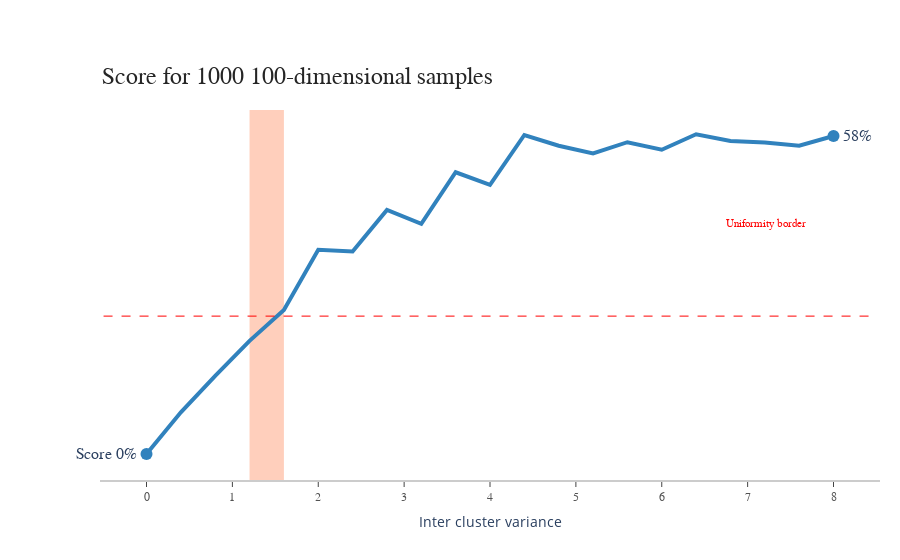

Source (notebook cell):
### Code cell
pretty_blue = 'rgb(49,130,189)'
label = 'Score'
x_data = np.arange(0.0, 8.1, 0.4)
y_data = []
for std in x_data:
    blobs, _ = make_blobs(n_samples=25, centers=3, random_state=42, cluster_std=std)
    hs = hopkins(blobs, 25)
    y_data.append(hs)
y_data = np.array(y_data)

fig = go.Figure()

fig.add_trace(go.Scatter(x=x_data, y=y_data, mode='lines',
    name=label,
    line=dict(color=pretty_blue, width=4),
    connectgaps=True,
))

# endpoints
fig.add_trace(go.Scatter(
    x=[x_data[0], x_data[-1]],
    y=[y_data[0], y_data[-1]],
    mode='markers',
    marker=dict(color=pretty_blue, size=12)
))

fig.update_layout(
    xaxis=dict(
        showline=True,
        showgrid=False,
        showticklabels=True,
        linecolor='rgb(204, 204, 204)',
        linewidth=2,
        ticks='outside',
        tickfont=dict(
            family='Arial',
            size=12,
            color='rgb(82, 82, 82)',
        ),
    ),
    yaxis=dict(
        showgrid=False,
        zeroline=False,
        showline=False,
        showticklabels=False,
    ),
    autosize=False,
    margin=dict(
        autoexpand=False,
        l=100,
        r=20,
        t=110,
    ),
    showlegend=False,
    plot_bgcolor='white'
)
annotations = []

# labeling the left_side of the plot
annotations.append(dict(xref='paper', x=0.05, y=y_data[0],
                              xanchor='right', yanchor='middle',
                              text=label + f' {y_data[0] * 100:.0f}%',
                              font=dict(family='Arial',
                                        size=16),
                              showarrow=False))
# labeling the right_side of the plot
annotations.append(dict(xref='paper', x=0.95, y=y_data[-1],
                              xanchor='left', yanchor='middle',
                              text=f'{y_data[-1] * 100:.0f}%',
                              font=dict(family='Arial',
                                        size=16),
                              showarrow=False))

# Title
annotations.append(dict(xref='paper', yref='paper', x=0.0, y=1.05,
                              xanchor='left', yanchor='bottom',
                              text="Score for 1000 100-dimensional samples",
                              font=dict(family='Arial',
                                        size=24,
                                        color='rgb(37,37,37)'),
                              showarrow=False))

annotations.append(dict(xref='paper', yref='paper', x=0.8, y=0.67,
                              xanchor='left', yanchor='bottom',
                              text="Uniformity border",
                              font=dict(family='Arial',
                                        size=11,
                                        color='red'),
                              showarrow=False))

fig.add_shape(type="line",
    x0=-0.5, y0=0.25, x1=8.5, y1=0.25,
    line=dict(
        color="red",
        width=1,
        dash="dash"
    )
)

first = 0
for i, hs in enumerate(y_data):
    if hs > 0.25:
        first = i - 1
        break

fig.add_vrect(
    x0=x_data[first], x1=x_data[first + 1],
    fillcolor="LightSalmon", opacity=0.5,
    layer="below", line_width=0,
)

fig.update_layout(annotations=annotations)

fig.update_layout(xaxis_title="Inter cluster variance")
fig.show()

### Figure 1 — Plotly figure (JSON) as saved in the notebook; plotly's stock layout.template omitted (floating-point values rounded to 4 significant figures)
{"data": [{"connectgaps": true, "line": {"color": "rgb(49,130,189)", "width": 4}, "mode": "lines", "name": "Score", "type": "scatter", "x": [0, 0.4, 0.8, 1.2, 1.6, 2, 2.4, 2.8, 3.2, 3.6, 4, 4.4, 4.8, 5.2, 5.6, 6, 6.4, 6.8, 7.2, 7.6, 8], "y": [0, 0.07551, 0.1418, 0.2052, 0.2613, 0.3704, 0.3673, 0.4426, 0.4175, 0.5109, 0.488, 0.5784, 0.5589, 0.5451, 0.5654, 0.5517, 0.5797, 0.5676, 0.565, 0.5591, 0.5766]}, {"marker": {"color": "rgb(49,130,189)", "size": 12}, "mode": "markers", "type": "scatter", "x": [0, 8], "y": [0, 0.5766]}], "layout": {"annotations": [{"font": {"family": "Arial", "size": 16}, "showarrow": false, "text": "Score 0%", "x": 0.05, "xanchor": "right", "xref": "paper", "y": 0, "yanchor": "middle"}, {"font": {"family": "Arial", "size": 16}, "showarrow": false, "text": "58%", "x": 0.95, "xanchor": "left", "xref": "paper", "y": 0.5766, "yanchor": "middle"}, {"font": {"color": "rgb(37,37,37)", "family": "Arial", "size": 24}, "showarrow": false, "text": "Score for 1000 100-dimensional samples", "x": 0, "xanchor": "left", "xref": "paper", "y": 1.05, "yanchor": "bottom", "yref": "paper"}, {"font": {"color": "red", "family": "Arial", "size": 11}, "showarrow": false, "text": "Uniformity border", "x": 0.8, "xanchor": "left", "xref": "paper", "y": 0.67, "yanchor": "bottom", "yref": "paper"}], "autosize": false, "margin": {"autoexpand": false, "l": 100, "r": 20, "t": 110}, "plot_bgcolor": "white", "shapes": [{"line": {"color": "red", "dash": "dash", "width": 1}, "type": "line", "x0": -0.5, "x1": 8.5, "y0": 0.25, "y1": 0.25}, {"fillcolor": "LightSalmon", "layer": "below", "line": {"width": 0}, "opacity": 0.5, "type": "rect", "x0": 1.2, "x1": 1.6, "xref": "x", "y0": 0, "y1": 1, "yref": "y domain"}], "showlegend": false, "xaxis": {"linecolor": "rgb(204, 204, 204)", "linewidth": 2, "showgrid": false, "showline": true, "showticklabels": true, "tickfont": {"color": "rgb(82, 82, 82)", "family": "Arial", "size": 12}, "ticks": "outside", "title": {"text": "Inter cluster variance"}}, "yaxis": {"showgrid": false, "showline": false, "showticklabels": false, "zeroline": false}}}
